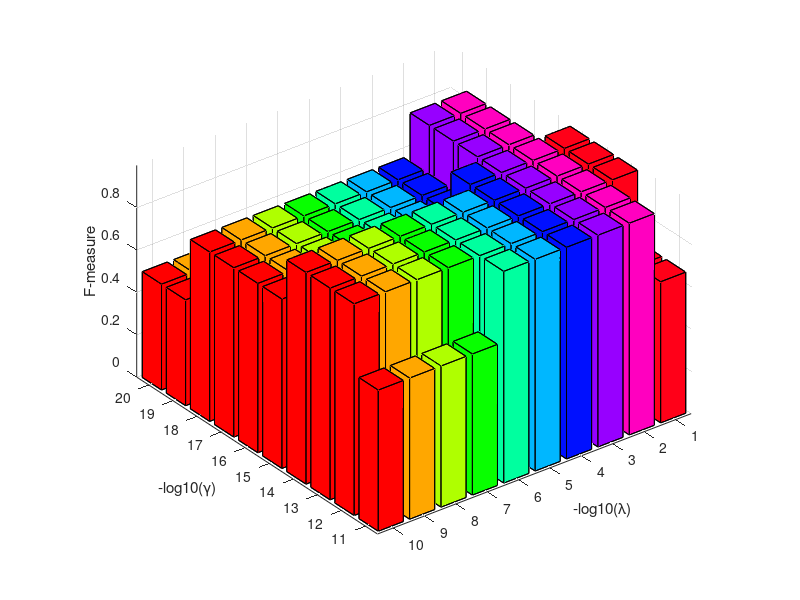

This chart was generated by the following MATLAB code:
%% F-measure
% close all
% clear all
% clc
figure('Color',[1 1 1]);
load('F_measure_glass04vs5_fix_omega.mat')
AA=F_measure_glass04vs5_fix_omega;
xa=[10 9 8 7 6 5 4 3 2 1];
ya=[20 19 18 17 16 15 14 13 12 11 ];
[x,y]=meshgrid(xa,ya);
%mesh(x,y,AA,'LineWidth',3.0)
colormap hsv
bar3(AA)
set(gca,'XTickLabel',xa);
set(gca,'YTickLabel',ya);
xlabel('-log10(\lambda)');
ylabel('-log10(\gamma)'); 
zlabel('F-measure')


